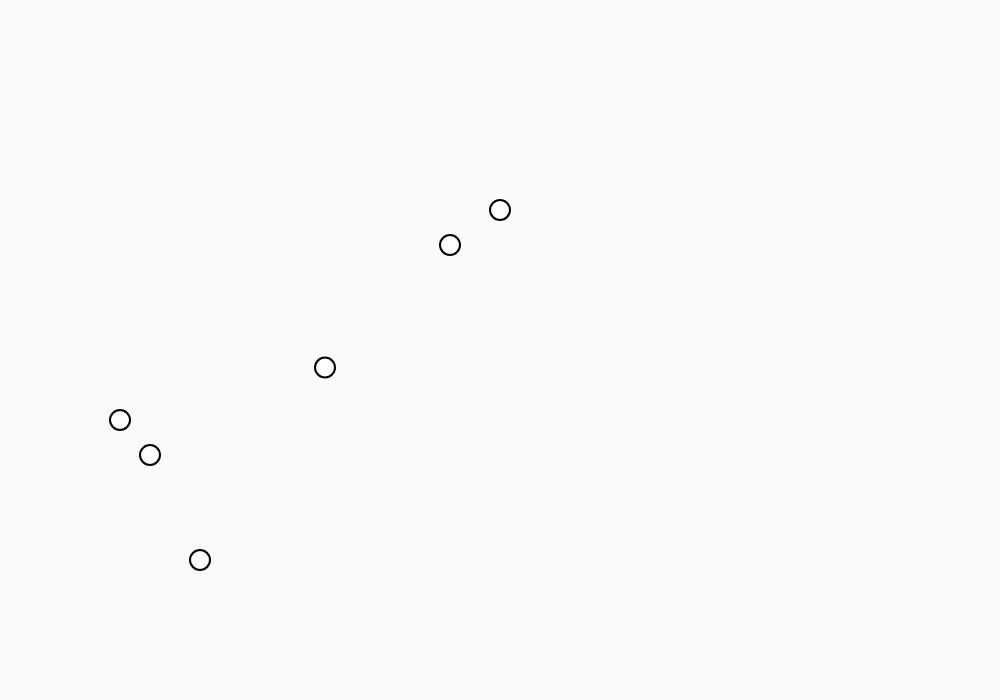
Frame 1 (no input)
Frame 60 (no input): identical to frame 1, image omitted
Frame 120 (the mouse pressed at the canvas centre since frame 60): identical to frame 1, image omitted

The p5.js sketch that drew this single still picture (run headless with seeded random() and noise() and a simulated clock; from frame 60 on, the mouse is pressed at the canvas centre):

// p5.js sketch
// ── sketch.js
let coors = [
  0b111110100,
  0b100101100,
  0b10010110,
  0b1010001010,
  0b111000010,
  0b101011110,
  0b11001000,
  0b1100100000,
  0b101000101,
  0b1000001101,
  0b1111000,
  0b1001011000,
  0b110010
];

let CORRECTOR = 1000;

function setup() {
  createCanvas(1000, 700);
}

function draw() {
  background(250);
  
  // Style for the shapes/points
  fill("white");
  stroke(0);
  strokeWeight(2);
  
  // Loop through the flat array 2 elements at a time (X and Y pairs)
  // We use coors.length - 1 to ensure we have a valid pair to read
  for (let i = 0; i < coors.length - 1; i += 2) {
    // 1. Get the raw normalized values (0 to 1000)
    let rawX = coors[i];
    let rawY = coors[i + 1];
    
    // 2. Modulate by CORRECTOR to get a 0.0 - 1.0 ratio
    let ratioX = rawX / CORRECTOR;
    let ratioY = rawY / CORRECTOR;
    
    // 3. Scale up to the actual canvas width (1000) and height (700)
    let posX = ratioX * width;
    let posY = ratioY * height;
    
    // 4. Draw your coordinates (e.g., as circles)
    ellipse(posX, posY, 20, 20);
  }
}
